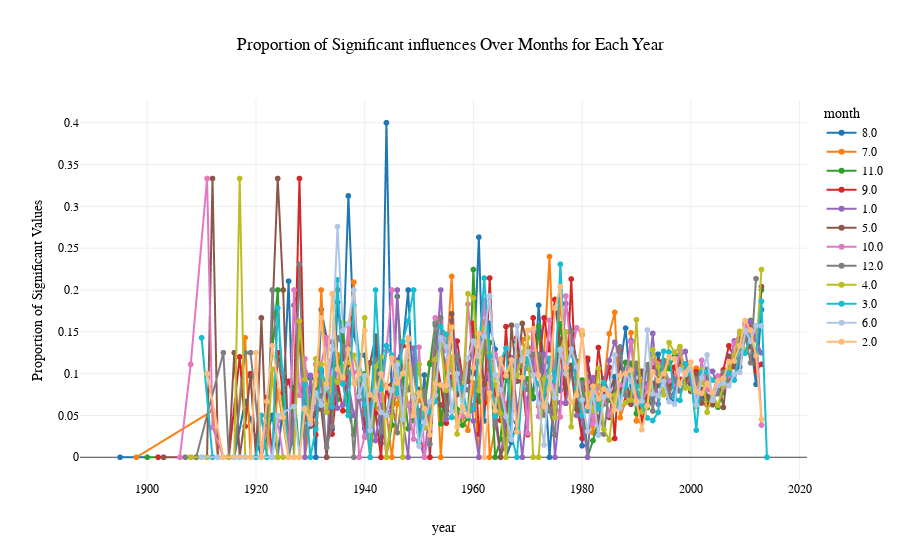

The notebook cell saved with this chart:
### Code cell
# Convert 'month' column to numeric
monthly_prop_df_reset['month'] = pd.to_numeric(monthly_prop_df_reset['month'], errors='coerce')

####################################################################################################################################################
colors = [
    '#1f77b4',  # Blue
    '#ff7f0e',  # Orange
    '#2ca02c',  # Green
    '#d62728',  # Red
    '#9467bd',  # Purple
    '#8c564b',  # Brown
    '#e377c2',  # Pink
    '#7f7f7f',  # Gray
    '#bcbd22',  # Olive
    '#17becf',  # Cyan
    '#aec7e8',  # Light Blue
    '#ffbb78'   # Light Orange
]
####################################################################################################################################################

# Create a line plot using Plotly
fig = px.line(
    monthly_prop_df_reset,
    x='year',
    y='prop_significant',
    color='month',
    markers=True,
    line_shape='linear', 
    labels={'prop_significant': 'Proportion of Significant Values'},
    title='Proportion of Significant influences Over Months for Each Year',
####################################################################################################################################################    
    color_discrete_sequence=colors
####################################################################################################################################################
)

# Show the plot
fig.show()
